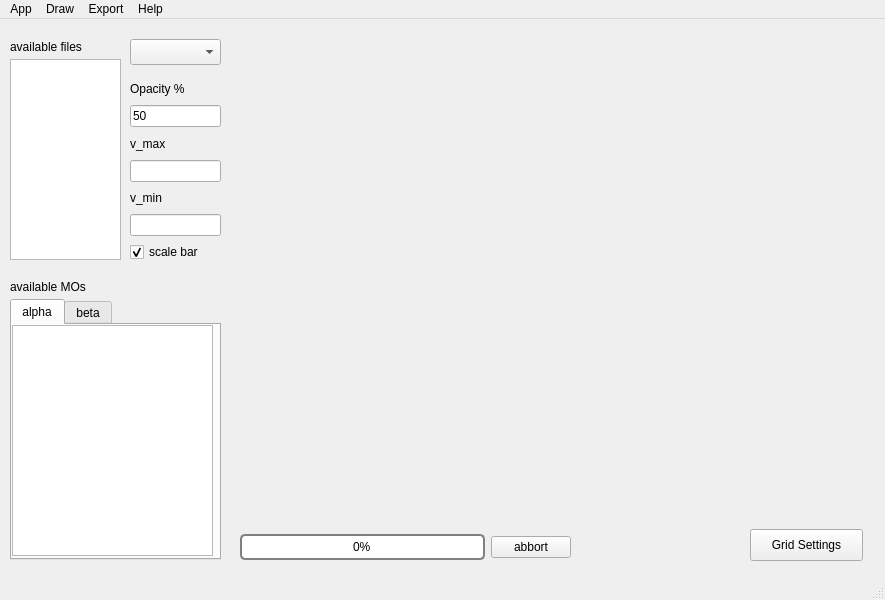
<?xml version="1.0" encoding="UTF-8"?>
<ui version="4.0">
 <class>MainWindow</class>
 <widget class="QMainWindow" name="MainWindow">
  <property name="geometry">
   <rect>
    <x>0</x>
    <y>0</y>
    <width>885</width>
    <height>600</height>
   </rect>
  </property>
  <property name="windowTitle">
   <string>OrbVista</string>
  </property>
  <widget class="QWidget" name="centralwidget">
   <widget class="QWidget" name="plot_widget" native="true">
    <property name="geometry">
     <rect>
      <x>230</x>
      <y>10</y>
      <width>641</width>
      <height>481</height>
     </rect>
    </property>
   </widget>
   <widget class="QComboBox" name="colorbox">
    <property name="geometry">
     <rect>
      <x>130</x>
      <y>20</y>
      <width>91</width>
      <height>26</height>
     </rect>
    </property>
   </widget>
   <widget class="QListView" name="file_list">
    <property name="geometry">
     <rect>
      <x>10</x>
      <y>40</y>
      <width>111</width>
      <height>201</height>
     </rect>
    </property>
    <property name="editTriggers">
     <set>QAbstractItemView::DoubleClicked|QAbstractItemView::EditKeyPressed|QAbstractItemView::SelectedClicked</set>
    </property>
    <property name="selectionMode">
     <enum>QAbstractItemView::ExtendedSelection</enum>
    </property>
   </widget>
   <widget class="QLabel" name="label">
    <property name="geometry">
     <rect>
      <x>10</x>
      <y>20</y>
      <width>111</width>
      <height>16</height>
     </rect>
    </property>
    <property name="text">
     <string>available files</string>
    </property>
   </widget>
   <widget class="QWidget" name="layoutWidget">
    <property name="geometry">
     <rect>
      <x>130</x>
      <y>60</y>
      <width>91</width>
      <height>183</height>
     </rect>
    </property>
    <layout class="QVBoxLayout" name="verticalLayout">
     <item>
      <widget class="QLabel" name="label_2">
       <property name="text">
        <string>Opacity %</string>
       </property>
      </widget>
     </item>
     <item>
      <widget class="QLineEdit" name="input_opacity">
       <property name="text">
        <string>50</string>
       </property>
      </widget>
     </item>
     <item>
      <widget class="QLabel" name="label_4">
       <property name="text">
        <string>v_max</string>
       </property>
      </widget>
     </item>
     <item>
      <widget class="QLineEdit" name="input_v_max"/>
     </item>
     <item>
      <widget class="QLabel" name="label_3">
       <property name="text">
        <string>v_min</string>
       </property>
      </widget>
     </item>
     <item>
      <widget class="QLineEdit" name="input_v_min"/>
     </item>
     <item>
      <widget class="QCheckBox" name="check_scalar_bar">
       <property name="text">
        <string>scale bar</string>
       </property>
       <property name="checked">
        <bool>true</bool>
       </property>
      </widget>
     </item>
    </layout>
   </widget>
   <widget class="QLabel" name="label_5">
    <property name="geometry">
     <rect>
      <x>10</x>
      <y>260</y>
      <width>101</width>
      <height>16</height>
     </rect>
    </property>
    <property name="text">
     <string>available MOs</string>
    </property>
   </widget>
   <widget class="QTabWidget" name="mo_tab">
    <property name="geometry">
     <rect>
      <x>10</x>
      <y>280</y>
      <width>211</width>
      <height>261</height>
     </rect>
    </property>
    <property name="currentIndex">
     <number>0</number>
    </property>
    <widget class="QWidget" name="tab_alpha">
     <attribute name="title">
      <string>alpha</string>
     </attribute>
     <widget class="QListView" name="mo_list">
      <property name="geometry">
       <rect>
        <x>0</x>
        <y>0</y>
        <width>201</width>
        <height>231</height>
       </rect>
      </property>
     </widget>
    </widget>
    <widget class="QWidget" name="tab_beta">
     <attribute name="title">
      <string>beta</string>
     </attribute>
     <widget class="QListView" name="mo_list_beta">
      <property name="geometry">
       <rect>
        <x>0</x>
        <y>0</y>
        <width>201</width>
        <height>231</height>
       </rect>
      </property>
     </widget>
    </widget>
   </widget>
   <widget class="QWidget" name="layoutWidget">
    <property name="geometry">
     <rect>
      <x>240</x>
      <y>510</y>
      <width>331</width>
      <height>36</height>
     </rect>
    </property>
    <layout class="QHBoxLayout" name="horizontalLayout">
     <item>
      <widget class="QProgressBar" name="progressBar">
       <property name="styleSheet">
        <string notr="true">
            QProgressBar {
                border: 2px solid grey;
                border-radius: 5px;
                text-align: center;
            }
            QProgressBar::chunk {
                background-color: #05B8CC; /* Ein kräftiges Blau/Türkis */
                width: 20px;
            }
</string>
       </property>
       <property name="value">
        <number>0</number>
       </property>
      </widget>
     </item>
     <item>
      <widget class="QPushButton" name="abort">
       <property name="text">
        <string>abbort</string>
       </property>
      </widget>
     </item>
    </layout>
   </widget>
   <widget class="QPushButton" name="grid_settings">
    <property name="geometry">
     <rect>
      <x>750</x>
      <y>510</y>
      <width>113</width>
      <height>32</height>
     </rect>
    </property>
    <property name="text">
     <string>Grid Settings</string>
    </property>
   </widget>
  </widget>
  <widget class="QStatusBar" name="statusbar"/>
  <widget class="QMenuBar" name="menubar">
   <property name="geometry">
    <rect>
     <x>0</x>
     <y>0</y>
     <width>885</width>
     <height>33</height>
    </rect>
   </property>
   <widget class="QMenu" name="menuExport">
    <property name="title">
     <string>Export</string>
    </property>
    <addaction name="actionSave_Image"/>
    <addaction name="separator"/>
    <addaction name="action_export_povray"/>
    <addaction name="action_export_blender"/>
    <addaction name="separator"/>
    <addaction name="action_export_Cube"/>
    <addaction name="action_export_esp_cube"/>
   </widget>
   <widget class="QMenu" name="menuApp">
    <property name="title">
     <string>App</string>
    </property>
    <addaction name="actionLoad_MO_cube"/>
    <addaction name="actionLoad_Dens_cube"/>
    <addaction name="actionLoad_ESP_cube"/>
    <addaction name="actionLoad_molden_file"/>
    <addaction name="actionLoad_fchk_file"/>
    <addaction name="separator"/>
    <addaction name="actionQuit"/>
   </widget>
   <widget class="QMenu" name="menuDraw">
    <property name="title">
     <string>Draw</string>
    </property>
    <addaction name="action_draw_mo_cube"/>
    <addaction name="action_draw_esp_cube"/>
    <addaction name="separator"/>
    <addaction name="action_draw_mo_molden"/>
    <addaction name="action_draw_esp_molden"/>
    <addaction name="action_draw_dens_molden"/>
    <addaction name="action_draw_spin_dens"/>
    <addaction name="action_draw_spin_mapped"/>
   </widget>
   <widget class="QMenu" name="menuHelp">
    <property name="title">
     <string>Help</string>
    </property>
    <addaction name="actionHelp"/>
    <addaction name="actionCredits"/>
   </widget>
   <addaction name="menuApp"/>
   <addaction name="menuDraw"/>
   <addaction name="menuExport"/>
   <addaction name="menuHelp"/>
  </widget>
  <action name="actioncube_file">
   <property name="text">
    <string>cube file</string>
   </property>
  </action>
  <action name="actionESP_Dense_cube">
   <property name="text">
    <string>ESP/Dense cube</string>
   </property>
  </action>
  <action name="actionmolden_file">
   <property name="text">
    <string>molden file</string>
   </property>
  </action>
  <action name="action_export_povray">
   <property name="text">
    <string> povray inc</string>
   </property>
  </action>
  <action name="actionimage">
   <property name="text">
    <string>image</string>
   </property>
  </action>
  <action name="actionExit">
   <property name="text">
    <string>Exit</string>
   </property>
  </action>
  <action name="actionExit_2">
   <property name="text">
    <string>Exit</string>
   </property>
  </action>
  <action name="actionApp">
   <property name="text">
    <string>App</string>
   </property>
  </action>
  <action name="actionExit_3">
   <property name="text">
    <string>Exit</string>
   </property>
  </action>
  <action name="actionQuit">
   <property name="text">
    <string>Quit</string>
   </property>
  </action>
  <action name="actionLoad_MO_cube">
   <property name="text">
    <string>Load MO cube</string>
   </property>
  </action>
  <action name="actionSave_Image">
   <property name="text">
    <string>Save Image</string>
   </property>
  </action>
  <action name="actionLoad_Dens_cube">
   <property name="text">
    <string>Load Dens cube</string>
   </property>
  </action>
  <action name="actionLoad_ESP_cube">
   <property name="text">
    <string>Load ESP cube</string>
   </property>
  </action>
  <action name="actionLoad_molden_file">
   <property name="text">
    <string>Load molden file</string>
   </property>
  </action>
  <action name="action_draw_mo_cube">
   <property name="text">
    <string>MO/Dens cube</string>
   </property>
  </action>
  <action name="action_draw_esp_cube">
   <property name="text">
    <string>ESP cube</string>
   </property>
  </action>
  <action name="action_draw_mo_molden">
   <property name="enabled">
    <bool>true</bool>
   </property>
   <property name="text">
    <string>MO molden</string>
   </property>
  </action>
  <action name="action_draw_esp_molden">
   <property name="enabled">
    <bool>true</bool>
   </property>
   <property name="text">
    <string>ESP molden</string>
   </property>
  </action>
  <action name="action_export_cube">
   <property name="enabled">
    <bool>true</bool>
   </property>
   <property name="text">
    <string>MO/Dens cube</string>
   </property>
  </action>
  <action name="action_export_blender">
   <property name="enabled">
    <bool>true</bool>
   </property>
   <property name="text">
    <string>blender glb</string>
   </property>
  </action>
  <action name="action_draw_dens_molden">
   <property name="enabled">
    <bool>true</bool>
   </property>
   <property name="text">
    <string>dens molden</string>
   </property>
  </action>
  <action name="action_draw_spin_dens">
   <property name="text">
    <string>Spin dens molden</string>
   </property>
  </action>
  <action name="action_draw_spin_mapped">
   <property name="text">
    <string>Spin dens mappend</string>
   </property>
  </action>
  <action name="action_export_ESP_cube">
   <property name="text">
    <string>ESP cube</string>
   </property>
  </action>
  <action name="actionLoad_fchk_file">
   <property name="text">
    <string>Load fchk file</string>
   </property>
  </action>
  <action name="action_export_Cube">
   <property name="text">
    <string>MO/Dens Cube</string>
   </property>
  </action>
  <action name="action_export_esp_cube">
   <property name="text">
    <string>ESP Cube</string>
   </property>
  </action>
  <action name="actionLoad_wfn_file">
   <property name="text">
    <string>Load wfn file</string>
   </property>
  </action>
  <action name="actionHelp">
   <property name="text">
    <string>Help</string>
   </property>
  </action>
  <action name="actionCredits">
   <property name="text">
    <string>Credits</string>
   </property>
  </action>
 </widget>
 <resources/>
 <connections/>
</ui>
